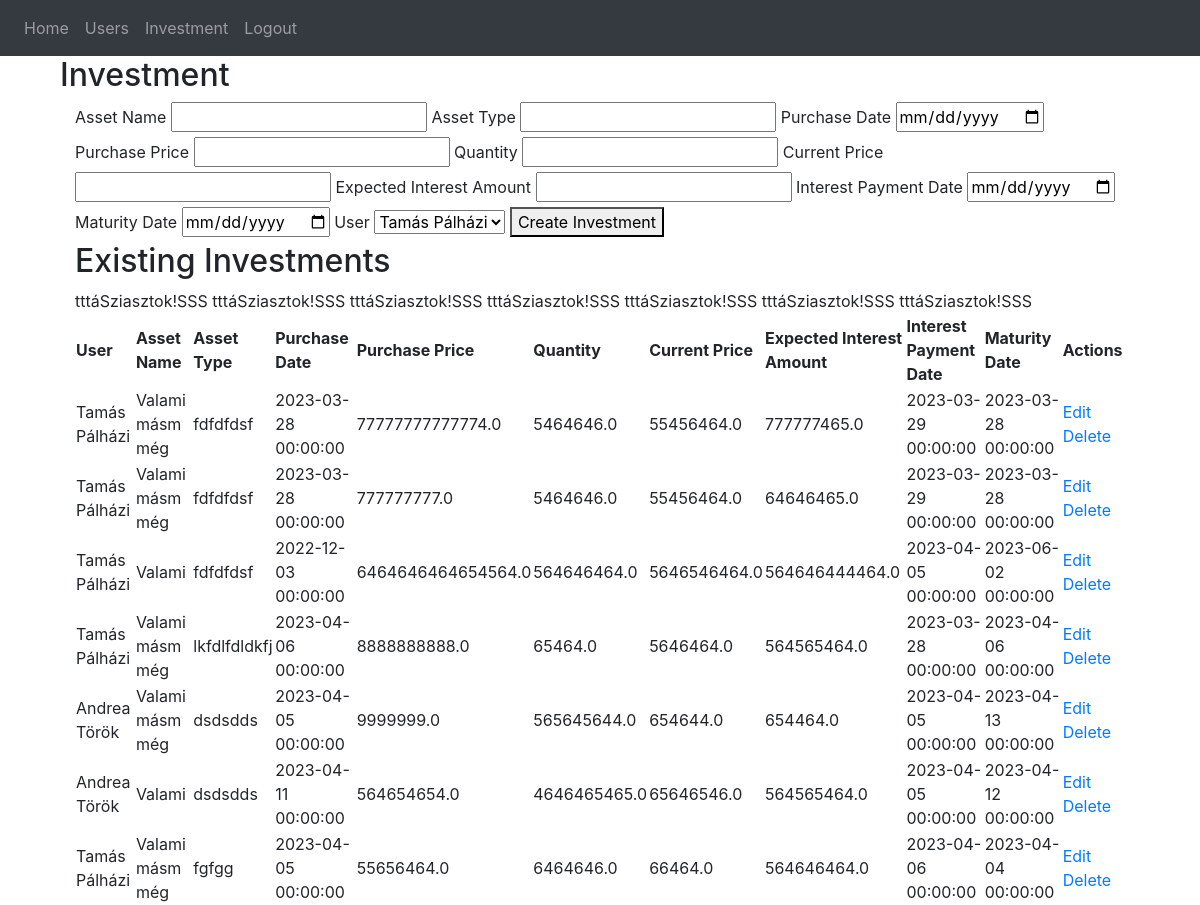
/create-investment (signed in), run on an earlier commit of the app's database.
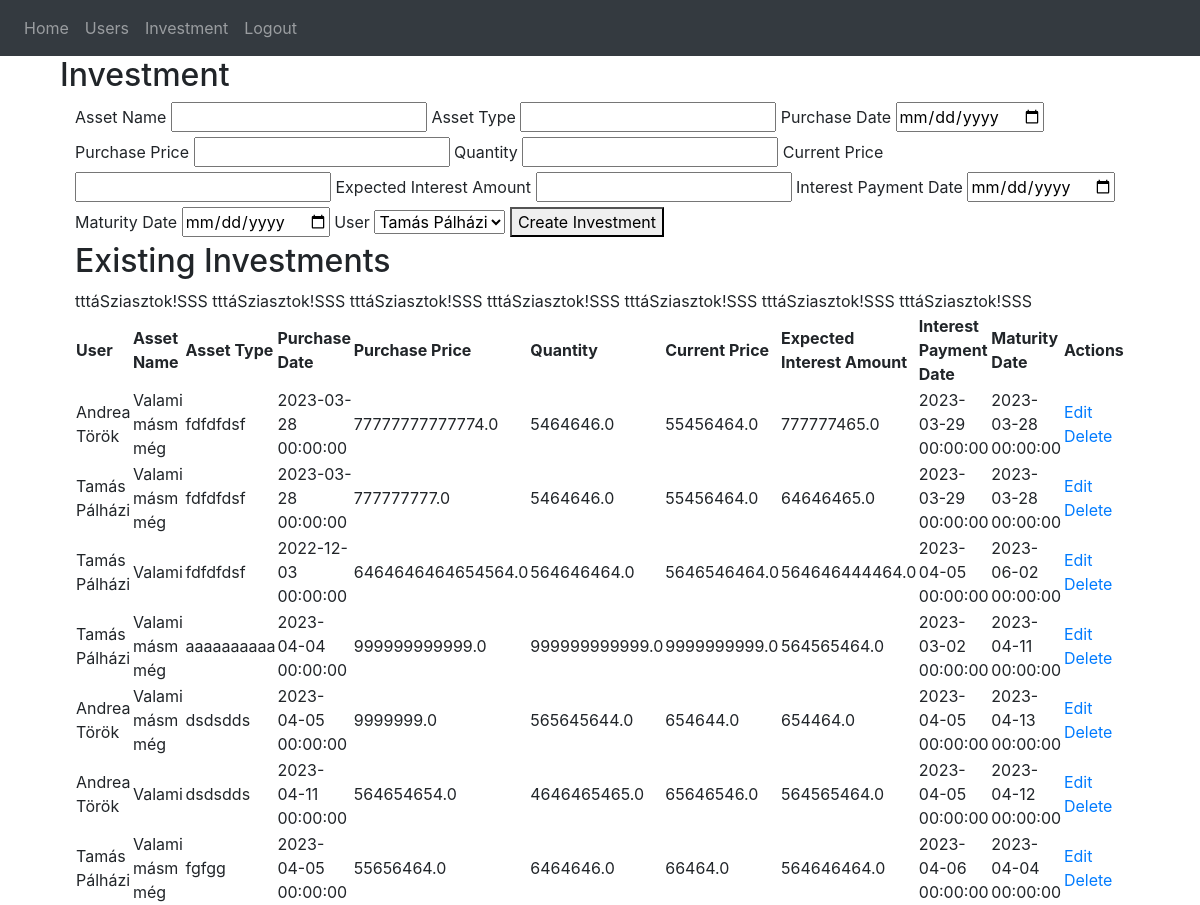
And on a later commit of the database.
### website/models.py (models this page shows)
class Investment(db.Model):
    id = db.Column(db.Integer, primary_key=True)
    asset_name = db.Column(db.String(150))
    asset_type = db.Column(db.String(150))
    purchase_date = db.Column(db.DateTime(timezone=True))
    purchase_price = db.Column(db.Float)
    quantity = db.Column(db.Float)
    current_price = db.Column(db.Float)
    expected_interest_amount = db.Column(db.Float)
    interest_payment_date = db.Column(db.DateTime(timezone=True))
    maturity_date = db.Column(db.DateTime(timezone=True))
    user_id = db.Column(db.Integer, db.ForeignKey('user.id'))
    user = db.relationship('User', back_populates='investments')

class User(db.Model, UserMixin):
    id = db.Column(db.Integer, primary_key=True)
    email = db.Column(db.String(150), unique=True)
    password = db.Column(db.String(150))
    first_name = db.Column(db.String(150))
    second_name = db.Column(db.String(150))
    notes = db.relationship('Note')

### website/views.py (the view, shortened to what this page needs)
@views.route('/create-investment', methods=['GET', 'POST'])
@login_required
def create_investment():
    users = User.query.all()
    user_investments = Investment.query.all()
    return render_template("create_investment.html", user_investments=user_investments, user=current_user, users=users)

### website/__init__.py (called while the page is built)
def create_app():
    app = Flask(__name__)
    app.config['SECRET_KEY'] = 'hjshjhdjah kjshkjdhjs'
    app.config['SQLALCHEMY_DATABASE_URI'] = f'sqlite:///{DB_NAME}'
    db.init_app(app)
    from .views import views
    from .auth import auth
    app.register_blueprint(views, url_prefix='/')
    app.register_blueprint(auth, url_prefix='/')
    from .models import User, Note
    with app.app_context():
        db.create_all()
    login_manager = LoginManager()
    login_manager.login_view = 'auth.login'
    login_manager.init_app(app)
    @login_manager.user_loader
    def load_user(id):
        return User.query.get(int(id))
    return app

### website/templates/create_investment.html
{% extends "base.html" %}
{% block content %}
<div class="container">
    <h2>Investment</h2>
    <div class="container">
        <form action="{{ url_for('views.create_investment') }}" method="post">
            <label for="assetName">Asset Name</label>
            <input type="text" name="assetName" id="assetName" required>
            <label for="assetType">Asset Type</label>
            <input type="text" name="assetType" id="assetType" required>
            <label for="purchaseDate">Purchase Date</label>
            <input type="date" name="purchaseDate" id="purchaseDate" required>
            <label for="purchasePrice">Purchase Price</label>
            <input type="number" step="any" name="purchasePrice" id="purchasePrice" required>
            <label for="quantity">Quantity</label>
            <input type="number" step="any" name="quantity" id="quantity" required>
            <label for="currentPrice">Current Price</label>
            <input type="number" step="any" name="currentPrice" id="currentPrice" required>
            <label for="expectedInterestAmount">Expected Interest Amount</label>
            <input type="number" step="any" name="expectedInterestAmount" id="expectedInterestAmount" required>
            <label for="interestPaymentDate">Interest Payment Date</label>
            <input type="date" name="interestPaymentDate" id="interestPaymentDate" required>
            <label for="maturityDate">Maturity Date</label>
            <input type="date" name="maturityDate" id="maturityDate" required>
            <label for="user">User</label>
            <select name="user" id="user" required>
                {% for user in users %}
                <option value="{{ user.id }}">{{ user.first_name }} {{ user.second_name }}</option>
                {% endfor %}
            </select>
            <button type="submit">Create Investment</button>
        </form>
        <h2>Existing Investments</h2>
        <table>
            <thead>
                <tr><th>User</th>
                    <th>Asset Name</th>
                    <th>Asset Type</th>
                    <th>Purchase Date</th>
                    <th>Purchase Price</th>
                    <th>Quantity</th>
                    <th>Current Price</th>
                    <th>Expected Interest Amount</th>
                    <th>Interest Payment Date</th>
                    <th>Maturity Date</th>
                    <th>Actions</th>
                </tr>
            </thead>
            <tbody>
                {% for investment in user_investments %}
                    <tr>
                        <td>{{ investment.user.first_name }} {{ investment.user.second_name }}</td>tttáSziasztok!SSS
                        <td>{{ investment.asset_name }}</td>
                        <td>{{ investment.asset_type }}</td>
                        <td>{{ investment.purchase_date }}</td>
                        <td>{{ investment.purchase_price }}</td>
                        <td>{{ investment.quantity }}</td>
                        <td>{{ investment.current_price }}</td>
                        <td>{{ investment.expected_interest_amount }}</td>
                        <td>{{ investment.interest_payment_date }}</td>
                        <td>{{ investment.maturity_date }}</td>
                        <td>
                            <a href="{{ url_for('views.edit_investment', investment_id=investment.id) }}">Edit</a>
                            <a href="{{ url_for('views.delete_investment', investment_id=investment.id) }}">Delete</a>
                        </td>
                    </tr>
                {% endfor %}
            </tbody>
        </table>
    </div>
{% endblock %}

### website/templates/base.html (shortened to what this page needs)
<!DOCTYPE html>
<html>
  <head>
    <link
      rel="stylesheet"
      href="https://stackpath.bootstrapcdn.com/bootstrap/4.4.1/css/bootstrap.min.css"
    />
    <link
      rel="stylesheet"
      href="https://stackpath.bootstrapcdn.com/font-awesome/4.7.0/css/font-awesome.min.css"
    />
  </head>
  <body>
    <nav class="navbar navbar-expand-lg navbar-dark bg-dark">
      <div class="collapse navbar-collapse" id="navbar">
        <div class="navbar-nav">
          {% if user.is_authenticated %}
          <a class="nav-item nav-link" id="home" href="/">Home</a>
          <a class="nav-item nav-link" id="allUsers" href="{{ url_for('views.all_users') }}">Users</a>
          <a class="nav-item nav-link" id="createInvestment" href="{{ url_for('views.create_investment') }}">Investment</a>
          <a class="nav-item nav-link" id="logout" href="/logout">Logout</a>
          {% else %}
          <a class="nav-item nav-link" id="login" href="/login">Login</a>
          <a class="nav-item nav-link" id="signUp" href="/sign-up">Sign Up</a>
          {% endif %}
        </div>
      </div>
    </nav>
    <div class="container">{% block content %} {% endblock %}</div>
  </body>
</html>

What changed in the data, as far as the page shows it:
changed Investment (number 1 of 7 on the later page): user.first_name "Tamás" → "Andrea"; user.second_name "Pálházi" → "Török"
changed Investment: asset_type "lkfdlfdldkfj" → "aaaaaaaaaa"; purchase_date "2023-04-06 00:00:00" → "2023-04-04 00:00:00"; purchase_price "8888888888.0" → "999999999999.0"; quantity "65464.0" → "999999999999.0"; current_price "5646464.0" → "9999999999.0"; interest_payment_date "2023-03-28 00:00:00" → "2023-03-02 00:00:00"; maturity_date "2023-04-06 00:00:00" → "2023-04-11 00:00:00"
